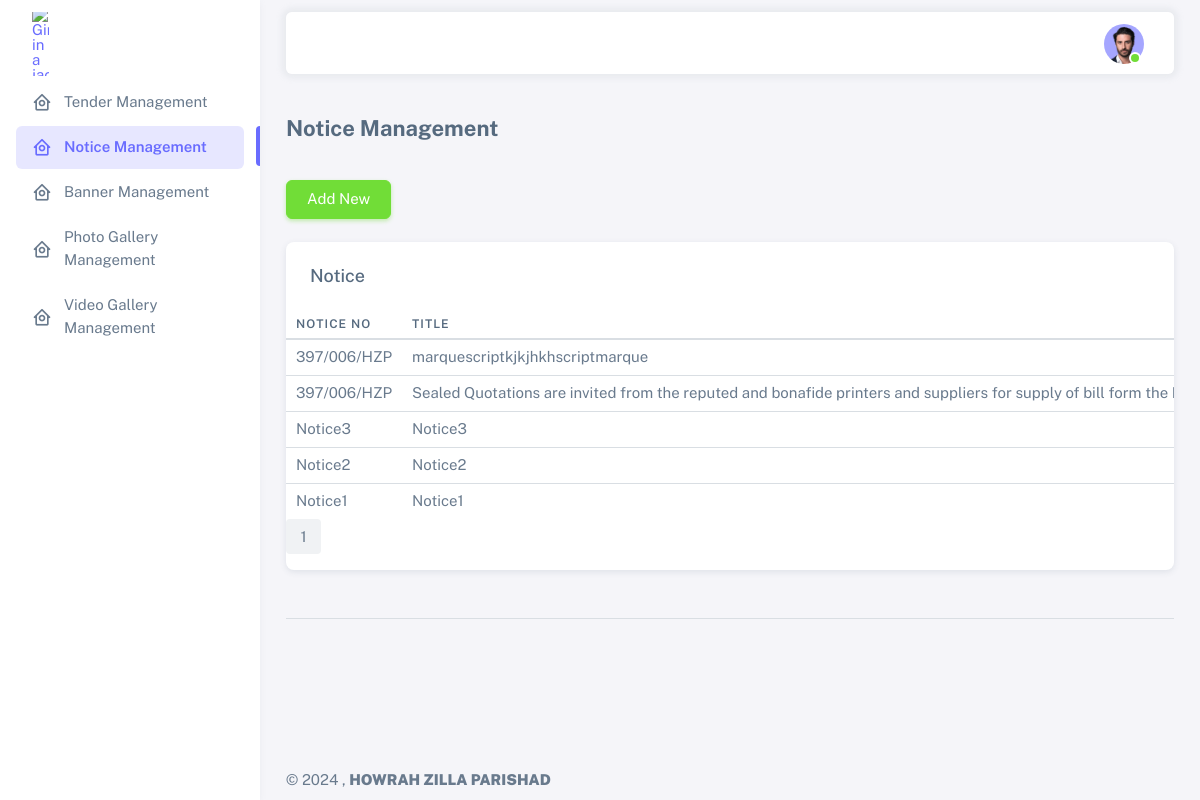
The page /admin/notice.php (signed in) on the database its author committed.
### tables this page shows
CREATE TABLE `notice` (
  `id` int(11) NOT NULL,
  `notice_no` varchar(255) NOT NULL,
  `title` text NOT NULL,
  `notice` varchar(255) NOT NULL,
  `status` enum('1','0') NOT NULL,
  `is_deleted` enum('1','0') DEFAULT '0',
  `created_at` timestamp NULL DEFAULT CURRENT_TIMESTAMP,
  `updated_at` timestamp NOT NULL DEFAULT CURRENT_TIMESTAMP ON UPDATE CURRENT_TIMESTAMP
);

### admin/notice.php (the view, shortened to what this page needs)
<?php
include_once("../conn.php");
?>
<?php
$limit = 10;
if (isset($_GET["page"])) {
 $page  = $_GET["page"];
 }
 else{
 $page=1;
 };
$start_from = ($page-1) * $limit;
$result = mysqli_query($conn,"SELECT * FROM notice where is_deleted='0' ORDER BY id DESC LIMIT $start_from, $limit");
?>
<!DOCTYPE html>
<html
lang="en"
class="light-style layout-menu-fixed"
dir="ltr"
data-theme="theme-default"
data-assets-path="/assets/"
data-template="vertical-menu-template-free"
>
<?php
include('admin_head.php');
?>
<body>
 <div class="layout-wrapper layout-content-navbar">
   <div class="layout-container">
     <?php
   include('left_menu.php');
 ?>
     <div class="layout-page">
       <?php
   include('admin_nav.php');
 ?>
       <div class="content-wrapper">
         <div class="container-xxl flex-grow-1 container-p-y">
           <h4 class="fw-bold py-3 mb-4"> Notice Management</h4>
           <div>
            <a href="addnotice.php" class="btn btn-success pull-right"><i class="fa fa-plus"></i> Add New</a>
           </div>
         <br>
           <div class="card">
             <h5 class="card-header">Notice</h5>
             <div class="table-responsive text-nowrap">
             <?php  if(mysqli_num_rows($result) > 0){?>
               <table class="table table-sm">
                 <thead>
                   <tr>
                     <th>Notice No</th>
                     <th>Title</th>
                   </tr>
                 </thead>
                 <tbody class="table-border-bottom-0">
                 <?php
                   while ($row = mysqli_fetch_array($result)) {
                   ?>
                               <tr>
                           <td><?php echo $row["notice_no"]; ?></td>
                           <td><?php echo $row["title"]; ?></td>
                               </tr>
                   <?php
                   };
                   ?>
                 </tbody>
               </table>
            <?php } else{
                            echo '<div class="alert alert-danger"><em>No records were found.</em></div>';
                        }?>
               <?php
$result_db = mysqli_query($conn,"SELECT COUNT(id) FROM notice");
$row_db = mysqli_fetch_row($result_db);
$total_records = $row_db[0];
$total_pages = ceil($total_records / $limit);
$pagLink = "<ul class='pagination'>";
for ($i=1; $i<=$total_pages; $i++) {
           $pagLink .= "<li class='page-item'><a class='page-link' href='notice.php?page=".$i."'>".$i."</a></li>";
}
echo $pagLink . "</ul>";
?>
             </div>
           </div>
           <hr class="my-5" />
         </div>
         <?php
   include('admin_footer.php');
     ?>
       </div>
     </div>
   </div>
 </div>
</body>
</html>

### admin/admin_head.php (shortened to what this page needs)
<head>
    <link rel="stylesheet" href="assets/vendor/fonts/boxicons.css" />
    <link rel="stylesheet" href="assets/vendor/css/core.css" class="template-customizer-core-css" />
    <link rel="stylesheet" href="assets/vendor/css/theme-default.css" class="template-customizer-theme-css" />
    <link rel="stylesheet" href="assets/css/demo.css" />
    <link rel="stylesheet" href="assets/vendor/libs/perfect-scrollbar/perfect-scrollbar.css" />
  </head>

### admin/left_menu.php (shortened to what this page needs)
<?php
$activePage = basename($_SERVER['PHP_SELF'], ".php");
?>
<aside id="layout-menu" class="layout-menu menu-vertical menu bg-menu-theme">
  <div class="app-brand demo">
    <a href="tender.php" class="app-brand-link">
      <span class="app-brand-logo demo"> <img src="https://www.demoyourprojects.com/hzparishad/assets/img/logo.png" alt="Girl in a jacket" style="max-width:15%">
      </span>
    </a>
  </div>
  <ul class="menu-inner py-1">
    <li class="menu-item <?php if ($activePage == "tender" || $activePage == "addtender" || $activePage == "edittender") {
                            echo "active";
                          } else {
                            echo "noactive";
                          } ?>">
      <a href="tender.php" class="menu-link">
        <i class="menu-icon tf-icons bx bx-home-circle"></i>
        <div data-i18n="Analytics">Tender Management</div>
      </a>
    </li>
    <li class="menu-item <?php if ($activePage == "notice" || $activePage == "addnotice" || $activePage == "editnotice") {
                            echo "active";
                          } else {
                            echo "noactive";
                          } ?>"">
              <a href=" notice.php" class="menu-link">
      <i class="menu-icon tf-icons bx bx-home-circle"></i>
      <div data-i18n="Analytics">Notice Management</div>
      </a>
    </li>
    <li class="menu-item <?php if ($activePage == "banner" || $activePage == "addbanner" || $activePage == "editbanner") {
                            echo "active";
                          } else {
                            echo "noactive";
                          } ?>">
              <a href="banner.php" class="menu-link">
      <i class="menu-icon tf-icons bx bx-home-circle"></i>
      <div data-i18n="Analytics">Banner Management</div>
      </a>
    </li>
    <li class="menu-item <?php if ($activePage == "photogallery" || $activePage == "addphotogallery" || $activePage == "editphotogallery") {
                            echo "active";
                          } else {
                            echo "noactive";
                          } ?>">
              <a href="photogallery.php" class="menu-link">
      <i class="menu-icon tf-icons bx bx-home-circle"></i>
      <div data-i18n="Analytics">Photo Gallery Management</div>
      </a>
    </li>
    <li class="menu-item <?php if ($activePage == "videogallery" || $activePage == "addvideogallery" || $activePage == "editvideogallery") {
                            echo "active";
                          } else {
                            echo "noactive";
                          } ?>">
              <a href="videogallery.php" class="menu-link">
      <i class="menu-icon tf-icons bx bx-home-circle"></i>
      <div data-i18n="Analytics">Video Gallery Management</div>
      </a>
    </li>
  </ul>
</aside>

### admin/admin_nav.php (shortened to what this page needs)
<nav
class="layout-navbar container-xxl navbar navbar-expand-xl navbar-detached align-items-center bg-navbar-theme"
id="layout-navbar"
>
<div class="navbar-nav-right d-flex align-items-center" id="navbar-collapse">
  <ul class="navbar-nav flex-row align-items-center ms-auto">
    <li class="nav-item navbar-dropdown dropdown-user dropdown">
      <a class="nav-link dropdown-toggle hide-arrow" href="javascript:void(0);" data-bs-toggle="dropdown">
        <div class="avatar avatar-online">
          <img src="assets/img/avatars/1.png" alt class="w-px-40 h-auto rounded-circle" />
        </div>
      </a>
    </li>
  </ul>
</div>
</nav>

### admin/admin_footer.php (shortened to what this page needs)
<footer class="content-footer footer bg-footer-theme">
<div class="container-xxl d-flex flex-wrap justify-content-between py-2 flex-md-row flex-column">
  <div class="mb-2 mb-md-0">
    ©
    ,
    <a href="#" target="_blank" class="footer-link fw-bolder">HOWRAH ZILLA PARISHAD</a>
  </div>
</div>
</footer>

### admin/assets/css/demo.css (style rules this page uses)
.menu .app-brand.demo { height: 64px; margin-top: 12px; }

### rows shown on the page
notice: notice_no "397/006/HZP", title "marquescriptkjkjhkhscriptmarque"
notice: notice_no "397/006/HZP", title "Sealed Quotations are invited from the reputed and bonafide printers and suppliers for supply of bill form the…"
notice: notice_no "Notice3", title "Notice3"
notice: notice_no "Notice2", title "Notice2"
notice: notice_no "Notice1", title "Notice1"
